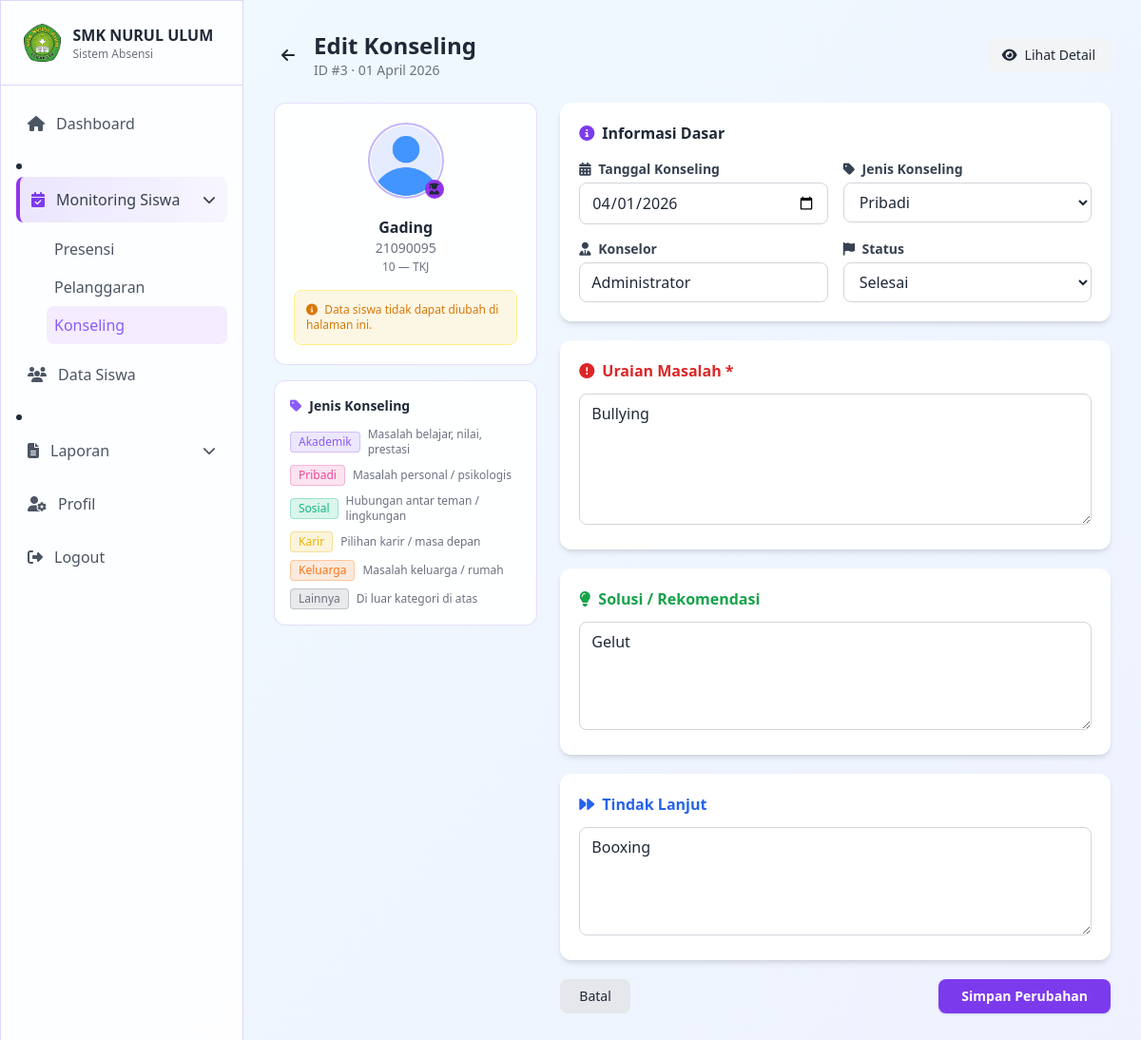
The page /admin/absensi/editk.php?id=3 (signed in) on the database its author committed.
### tables this page shows
CREATE TABLE `konseling` (
  `id` int NOT NULL AUTO_INCREMENT,
  `siswa_id` int NOT NULL,
  `tanggal` date NOT NULL,
  `jenis_konseling` varchar(20) NOT NULL,
  `masalah` text NOT NULL,
  `solusi` text,
  `tindak_lanjut` text,
  `konselor` varchar(100) NOT NULL,
  `status` varchar(20) DEFAULT 'Pending',
  `created_by` int DEFAULT NULL COMMENT 'FK ke users.id (admin yang input)',
  `created_at` timestamp NULL DEFAULT CURRENT_TIMESTAMP,
  `updated_at` timestamp NULL DEFAULT CURRENT_TIMESTAMP ON UPDATE CURRENT_TIMESTAMP,
  PRIMARY KEY (`id`)
);

CREATE TABLE `siswa` (
  `id` int NOT NULL AUTO_INCREMENT,
  `user_id` int DEFAULT NULL COMMENT 'FK ke tabel users',
  `nis` varchar(20) NOT NULL,
  `nama_lengkap` varchar(100) NOT NULL,
  `kelas` enum('10','11','12') NOT NULL,
  `jurusan` enum('TKJ','MP','AKL','TSM','TKR') NOT NULL,
  `email` varchar(100) NOT NULL,
  `password` varchar(255) NOT NULL,
  `foto_profil` varchar(255) DEFAULT 'assets/default/photo-profile.png',
  `created_at` timestamp NOT NULL DEFAULT CURRENT_TIMESTAMP,
  `updated_at` timestamp NOT NULL DEFAULT CURRENT_TIMESTAMP ON UPDATE CURRENT_TIMESTAMP,
  PRIMARY KEY (`id`),
  UNIQUE KEY `nis` (`nis`),
  UNIQUE KEY `email` (`email`),
  KEY `fk_siswa_user` (`user_id`),
  CONSTRAINT `fk_siswa_user` FOREIGN KEY (`user_id`) REFERENCES `users` (`id`) ON DELETE SET NULL
);

### admin/absensi/editk.php (the view, shortened to what the rows shown need)
<?php
require_once '../../config/database.php';
$id = (int) ($_GET['id'] ?? 0);
$stmt = $conn->prepare(
    "SELECT k.*,
            s.nama_lengkap, s.nis, s.kelas, s.jurusan, s.foto_profil,
            u.username as nama_admin
     FROM konseling k
     JOIN siswa s ON k.siswa_id = s.id
     LEFT JOIN users u ON k.created_by = u.id
     WHERE k.id = :id"
);
$stmt->execute(['id' => $id]);
$k = $stmt->fetch(PDO::FETCH_ASSOC);
$jenis_list = ['Akademik', 'Pribadi', 'Sosial', 'Karir', 'Keluarga', 'Lainnya'];
$status_list = ['Proses', 'Selesai', 'Ditunda'];
?>
<!DOCTYPE html>
<html lang="en">
<head>
    <script src="https://cdn.tailwindcss.com"></script>
    <link rel="stylesheet" href="https://cdnjs.cloudflare.com/ajax/libs/font-awesome/6.4.2/css/all.min.css">
</head>
<body class="min-h-screen text-gray-800 bg-fixed">
    <aside id="sidebar"
        class="fixed top-0 left-0 h-screen w-64 glass-effect border-r border-violet-200 z-50 sidebar-transition -translate-x-full lg:translate-x-0">
        <div class="flex items-center justify-between p-4 lg:p-6 border-b border-violet-200">
            <div class="flex items-center gap-3">
                <div>
                    <h1 class="font-semibold text-sm lg:text-base text-gray-800">SMK NURUL ULUM</h1>
                </div>
            </div>
        </div>
    </aside>
    <main class="lg:ml-64 min-h-screen bg-gradient-to-br from-sky-50 to-indigo-50 transition-all duration-300">
        <div class="p-4 lg:p-8">
            <div class="max-w-4xl mx-auto">
                <div class="flex flex-wrap items-center justify-between gap-4 mb-6">
                    <div class="flex items-center gap-3">
                        <div>
                            <h1 class="text-xl md:text-2xl font-bold">Edit Konseling</h1>
                            <p class="text-gray-500 text-sm">ID #<?= $k['id'] ?> &middot;
                                <?= date('d F Y', strtotime($k['tanggal'])) ?></p>
                        </div>
                    </div>
                </div>
                <div class="grid grid-cols-1 lg:grid-cols-3 gap-6">
                    <div class="lg:col-span-1 space-y-4">
                        <div class="glass-effect rounded-xl p-5 text-center animate-fade-in">
                            <div class="relative inline-block mb-3">
                                <img src="../../<?= $k['foto_profil'] ?: 'assets/default/avatar.png' ?>"
                                    alt="Foto Siswa"
                                    class="w-20 h-20 rounded-full object-cover border-2 border-violet-300 mx-auto">
                                <span
                                    class="absolute bottom-0 right-0 w-5 h-5 bg-purple-600 rounded-full flex items-center justify-center">
                                    <i class="fas fa-user-graduate text-xs"></i>
                                </span>
                            </div>
                            <h2 class="font-bold text-base"><?= htmlspecialchars($k['nama_lengkap']) ?></h2>
                            <p class="text-gray-500 text-sm"><?= $k['nis'] ?></p>
                            <p class="text-gray-500 text-xs mt-0.5"><?= $k['kelas'] ?> &mdash; <?= $k['jurusan'] ?></p>
                            <div
                                class="mt-4 p-3 rounded-lg bg-yellow-500/10 border border-yellow-200 text-xs text-amber-600 text-left">
                                <i class="fas fa-info-circle mr-1"></i>
                                Data siswa tidak dapat diubah di halaman ini.
                            </div>
                        </div>
                    </div>
                    <div class="lg:col-span-2">
                        <form method="POST" class="space-y-5">
                            <div class="bg-white rounded-xl p-5 shadow-md">
                                <div class="grid grid-cols-1 sm:grid-cols-2 gap-4">
                                    <div>
                                        <label class="block text-sm font-semibold text-gray-700 mb-1">
                                            <i class="fas fa-calendar-alt mr-1"></i> Tanggal Konseling
                                        </label>
                                        <input type="date" name="tanggal"
                                            class="w-full px-3 py-2 bg-white border border-gray-300 rounded-lg text-gray-800 focus:ring-2 focus:ring-violet-500"
                                            value="<?= htmlspecialchars($_POST['tanggal'] ?? $k['tanggal']) ?>" required>
                                    </div>
                                    <div>
                                        <label class="block text-sm font-semibold text-gray-700 mb-1">
                                            <i class="fas fa-tag mr-1"></i> Jenis Konseling
                                        </label>
                                        <select name="jenis_konseling"
                                            class="w-full px-3 py-2 bg-white border border-gray-300 rounded-lg text-gray-800 focus:ring-2 focus:ring-violet-500"
                                            required>
                                            <?php foreach ($jenis_list as $j): ?>
                                                <option value="<?= $j ?>" <?= (($_POST['jenis_konseling'] ?? $k['jenis_konseling']) === $j) ? 'selected' : '' ?>>
                                                    <?= $j ?>
                                                </option>
                                            <?php endforeach; ?>
                                        </select>
                                    </div>
                                    <div>
                                        <label class="block text-sm font-semibold text-gray-700 mb-1">
                                            <i class="fas fa-user-tie mr-1"></i> Konselor
                                        </label>
                                        <input type="text" name="konselor"
                                            class="w-full px-3 py-2 bg-white border border-gray-300 rounded-lg text-gray-800 placeholder-gray-400 focus:ring-2 focus:ring-violet-500"
                                            placeholder="Nama konselor..."
                                            value="<?= htmlspecialchars($_POST['konselor'] ?? $k['konselor']) ?>" required>
                                    </div>
                                    <div>
                                        <label class="block text-sm font-semibold text-gray-700 mb-1">
                                            <i class="fas fa-flag mr-1"></i> Status
                                        </label>
                                        <select name="status"
                                            class="w-full px-3 py-2 bg-white border border-gray-300 rounded-lg text-gray-800 focus:ring-2 focus:ring-violet-500"
                                            required>
                                            <?php foreach ($status_list as $s): ?>
                                                <option value="<?= $s ?>" <?= (($_POST['status'] ?? $k['status']) === $s) ? 'selected' : '' ?>>
                                                    <?= $s ?>
                                                </option>
                                            <?php endforeach; ?>
                                        </select>
                                    </div>
                                </div>
                            </div>
                            <div class="bg-white rounded-xl p-5 shadow-md">
                                <h3 class="font-semibold text-base mb-3 text-red-600 flex items-center gap-2">
                                    <i class="fas fa-exclamation-circle"></i> Uraian Masalah *
                                </h3>
                                <textarea name="masalah" rows="5"
                                    class="w-full px-3 py-2 border border-gray-300 rounded-lg text-gray-800 placeholder-gray-400 focus:ring-2 focus:ring-red-400"
                                    placeholder="Jelaskan masalah yang dialami siswa..."
                                    required><?= htmlspecialchars($_POST['masalah'] ?? $k['masalah']) ?></textarea>
                            </div>
                            <div class="bg-white rounded-xl p-5 shadow-md">
                                <h3 class="font-semibold text-base mb-3 text-green-600 flex items-center gap-2">
                                    <i class="fas fa-lightbulb"></i> Solusi / Rekomendasi
                                </h3>
                                <textarea name="solusi" rows="4"
                                    class="w-full px-3 py-2 border border-gray-300 rounded-lg text-gray-800 placeholder-gray-400 focus:ring-2 focus:ring-green-400"
                                    placeholder="Tuliskan solusi..."><?= htmlspecialchars($_POST['solusi'] ?? $k['solusi'] ?? '') ?></textarea>
                            </div>
                            <div class="bg-white rounded-xl p-5 shadow-md">
                                <h3 class="font-semibold text-base mb-3 text-blue-600 flex items-center gap-2">
                                    <i class="fas fa-forward"></i> Tindak Lanjut
                                </h3>
                                <textarea name="tindak_lanjut" rows="4"
                                    class="w-full px-3 py-2 border border-gray-300 rounded-lg text-gray-800 placeholder-gray-400 focus:ring-2 focus:ring-blue-400"
                                    placeholder="Tuliskan tindak lanjut..."><?= htmlspecialchars($_POST['tindak_lanjut'] ?? $k['tindak_lanjut'] ?? '') ?></textarea>
                            </div>
                        </form>
                    </div>
                </div>
            </div>
        </div>
    </main>
</body>
</html>

### rows shown on the page
konseling: id "3", tanggal "01 April 2026", siswa.foto_profil (picture), siswa.nama_lengkap "Gading", siswa.nis "21090095", siswa.kelas "10", siswa.jurusan "TKJ", tanggal "04/01/2026", jenis_konseling "Pribadi", konselor "Administrator", status "Selesai", masalah "Bullying", solusi "Gelut", tindak_lanjut "Booxing"

### other values the page prints
$j "Akademik"
$desc "Masalah belajar, nilai, prestasi"
$j "Pribadi"
$desc "Masalah personal / psikologis"
$j "Sosial"
$desc "Hubungan antar teman / lingkungan"
$j "Karir"
$desc "Pilihan karir / masa depan"
$j "Keluarga"
$desc "Masalah keluarga / rumah"
$j "Lainnya"
$desc "Di luar kategori di atas"
